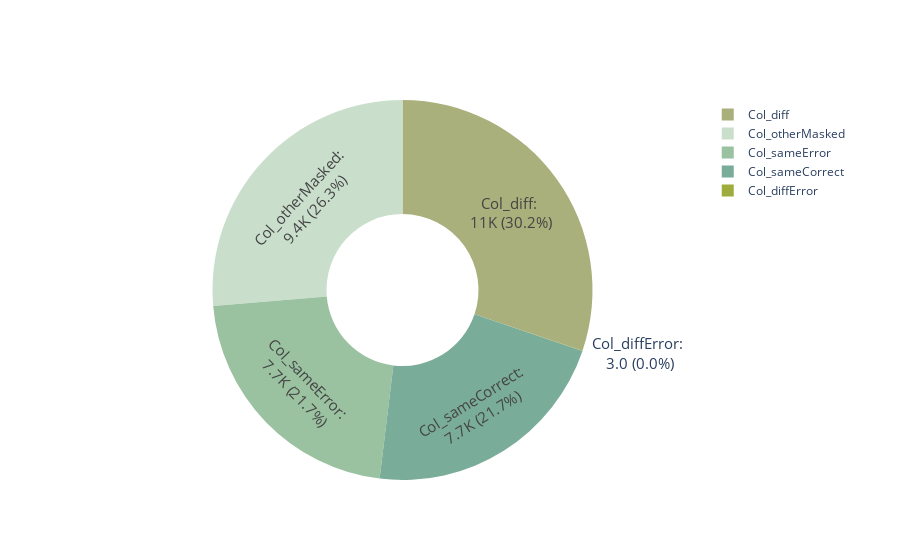

Write notebook code for a chart like this one.
### Code cell
# creat DataFrame
data_COL_ERR = {'Category': ['Col_otherMasked',
                         'Col_sameError',
                         'Col_sameCorrect',
                         'Col_diffError',
                         'Col_diff'],
        'Percentage': [COL_error_othMasked/COL_error_both, 
                       COL_error_sameError/COL_error_both, 
                       COL_error_sameCorrect/COL_error_both, 
                       COL_error_diffError/COL_error_both, 
                       COL_error_diffCorrect/COL_error_both],
           'Raw_number':formatted_numbers_COL_ERROR}
df_COL_ERR_plot = pd.DataFrame(data_COL_ERR)

### Plot
fig = go.Figure(go.Pie(labels=df_COL_ERR_plot['Category'], values=df_COL_ERR_plot['Percentage'], hole=0.4,
                       text=df_COL_ERR_plot['Category']+': <br>' + df_COL_ERR_plot['Raw_number'].astype(str),
                       textinfo='percent+text',
                       marker={'colors': colors_ERROR},
                       hovertemplate='%{label}<br>Current percentage: %{percent:.1%}<br>: %{text}',
                       textfont={'size': 15},
                       texttemplate='%{text} (%{percent:.1%})'
                      ))

fig.show()

### Figure 1 — Plotly figure (JSON) as saved in the notebook; plotly's stock layout.template omitted (floating-point values rounded to 4 significant figures)
{"data": [{"hole": 0.4, "hovertemplate": "%{label}<br>Current percentage: %{percent:.1%}<br>: %{text}", "labels": ["Col_otherMasked", "Col_sameError", "Col_sameCorrect", "Col_diffError", "Col_diff"], "marker": {"colors": ["#C9DFCC", "#9AC2A0", "#7AAC9A", "#9EAB3D", "#AAB07C"]}, "text": ["Col_otherMasked: <br>9.4K", "Col_sameError: <br>7.7K", "Col_sameCorrect: <br>7.7K", "Col_diffError: <br>3.0", "Col_diff: <br>11K"], "textfont": {"size": 15}, "textinfo": "percent+text", "texttemplate": "%{text} (%{percent:.1%})", "type": "pie", "values": [0.2635, 0.2173, 0.2173, 8.42e-05, 0.3018]}], "layout": {}}
